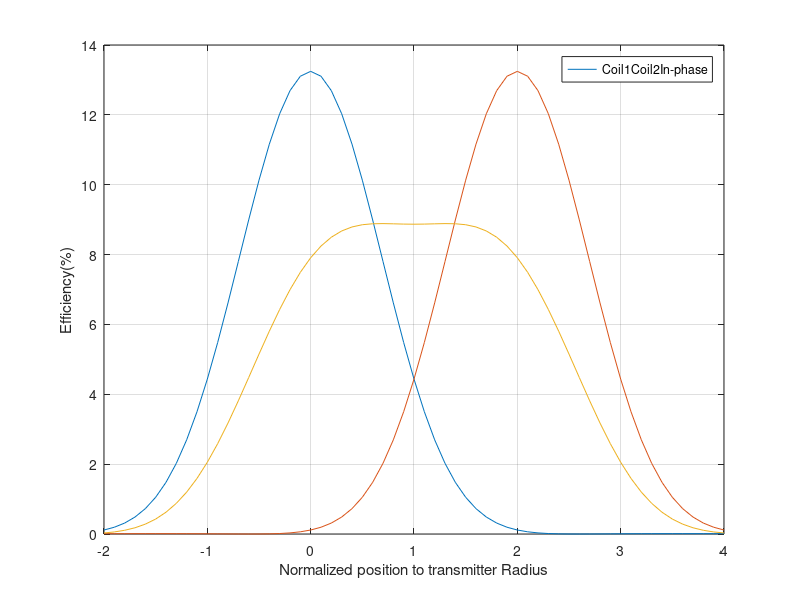
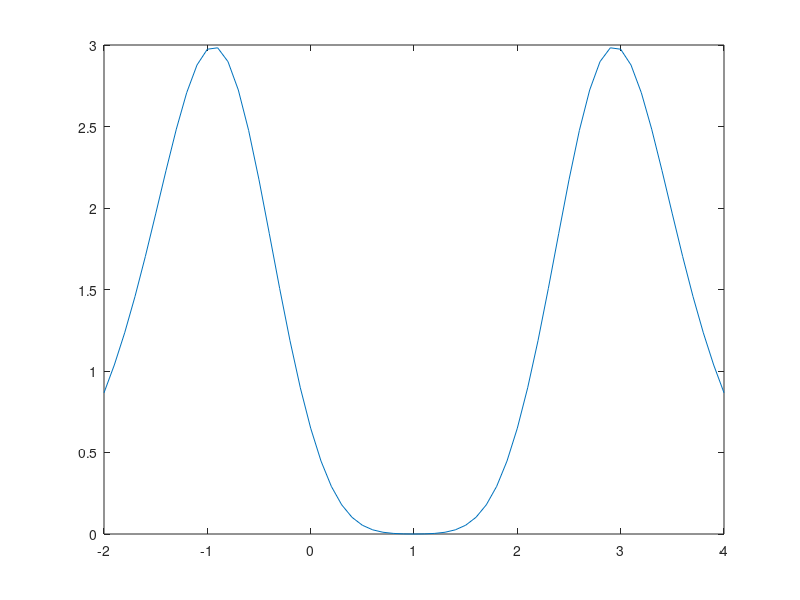
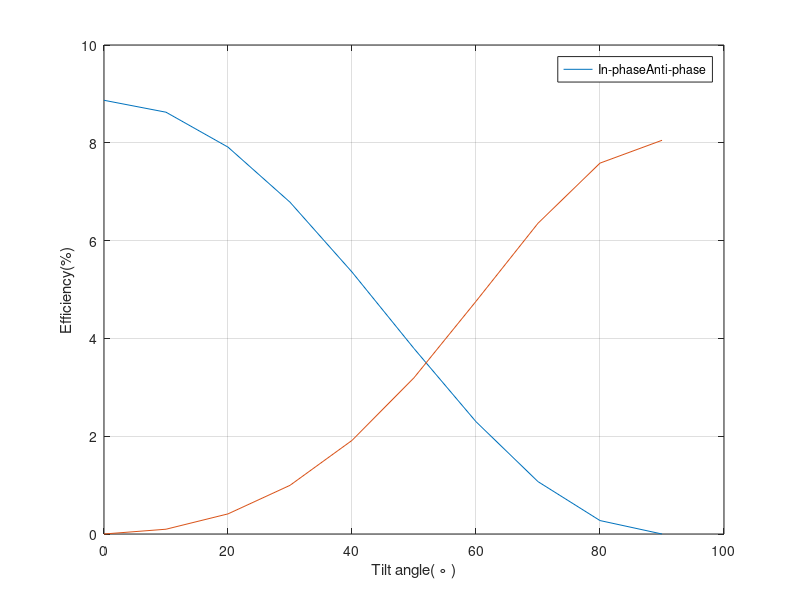

The MATLAB source for these figures, in order:
clear 

load mutual_k_paper L1 L2 D K R1 
X = D(D/R1 >= -2 & D/R1<=4)/R1;
K1 = K(1,D/R1 >= -2 & D/R1<=4)';
K2 = K(1,D/R1 >= -4 & D/R1<=2)';
% plot(X,K1);
% hold on 
% plot(X,K2);
Rs = 1;
RL = 100;
w = 841e3;
Vs = 1;
M1 = K1 * sqrt(L1*L2);
M2 = K2 * sqrt(L1*L2);
%% single
Z = zeros(length(M1) , 2 , 2);
Z(:,1,:) = [Rs*ones(size(M1)) ,  M1*w*1i];
Z(:,2,:) = [M1*w*1i , -L2*w*1i/RL*ones(size(M1))] ;
I1 = zeros(1,length(M1));
V3 = zeros(1,length(M1));
V = [ Vs ; 0];
for i=1:length(M1)
    I = squeeze(Z(i,:,:))^-1 * V;
    I1(i) = I(1);
    V3(i) = I(2);
end
Pr = abs(V3).^2/RL ; 
Pt = abs(I1) * Vs;
effi1 = Pr ./ Pt;

Z(:,1,:) = [Rs*ones(size(M2)) ,  M2*w*1i];
Z(:,2,:) = [M2*w*1i , -L2*w*1i/RL*ones(size(M2))] ;
I2 = zeros(1,length(M1));
V3 = zeros(1,length(M1));
V = [ Vs ; 0];
for i=1:length(M1)
    I = squeeze(Z(i,:,:))^-1 * V;
    I2(i) = I(1);
    V3(i) = I(2);
end
Pr = abs(V3).^2/RL ; 
Pt = abs(I2) * Vs;
effi2 = Pr ./ Pt;
%% inphase calculation
Z = zeros(length(M1) , 3 , 3);
Z(:,1,:) = [Rs*ones(size(M1)) , zeros(size(M1)) , M1*w*1i];
Z(:,2,:) = [zeros(size(M1)) , Rs*ones(size(M1)) ,  M2*w*1i] ;
Z(:,3,:) = [M1*w*1i ,  M2*w*1i , -L2*w*1i/RL*ones(size(M1))] ;
V = [ Vs ; Vs ; 0];
I1 = zeros(1,length(M1));
I2 = zeros(1,length(M1));
V3 = zeros(1,length(M1));
for i=1:length(M1)
    I = squeeze(Z(i,:,:))^-1 * V;
    I1(i) = I(1);
    I2(i) = I(2);
    V3(i) = I(3);
end
Pr = abs(V3).^2/RL ; 
Pt = (abs(I1) +abs(I2)) * Vs;
effi_inphase = Pr ./ Pt;

figure
plot(X,effi1 * 100);
hold on
plot(X,effi2 * 100);
plot(X,effi_inphase * 100);

xlabel('Normalized position to transmitter Radius')
ylabel('Efficiency(%)')
legend(["Coil1" "Coil2" "In-phase"])
grid on
%%

K1 = K(end,D/R1 >= -2 & D/R1<=4)';
K2 = K(end,D/R1 >= -4 & D/R1<=2)';
M1 = K1 * sqrt(L1*L2);
M2 = K2 * sqrt(L1*L2);
%% anti-phase
Z = zeros(length(M1) , 3 , 3);
Z(:,1,:) = [Rs*ones(size(M1)) , zeros(size(M1)) , M1*w*1i];
Z(:,2,:) = [zeros(size(M1)) , Rs*ones(size(M1)) ,  M2*w*1i] ;
Z(:,3,:) = [M1*w*1i ,  M2*w*1i , -L2*w*1i/RL*ones(size(M1))] ;
I1 = zeros(1,length(M1));
I2 = zeros(1,length(M1));
V3 = zeros(1,length(M1));
V = [ Vs ; Vs ; 0];
for i=1:length(M1)
    I = squeeze(Z(i,:,:))^-1 * V;
    I1(i) = I(1);
    I2(i) = I(2);
    V3(i) = I(3);
end
Pr = abs(V3).^2/RL ; 
Pt = (abs(I1) +abs(I2)) * Vs;
effi_anti = Pr ./ Pt;

figure
plot(X,effi_anti * 100);
%% angle
e = 1e-6;
K1 = K(:,abs(D / R1 - 1) <= e );
K2 = K(:,abs(D / R1  + 1) <= e );
Range_tilt = 0:10:90;
M1 = K1 * sqrt(L1*L2);
M2 = K2 * sqrt(L1*L2);
Z = zeros(length(M1) , 3 , 3);
Z(:,1,:) = [Rs*ones(size(M1)) , zeros(size(M1)) , M1*w*1i];
Z(:,2,:) = [zeros(size(M1)) , Rs*ones(size(M1)) ,  M2*w*1i] ;
Z(:,3,:) = [M1*w*1i ,  M2*w*1i , -L2*w*1i/RL*ones(size(M1))] ;
V = [ Vs ; Vs ; 0];
I1 = zeros(1,length(M1));
I2 = zeros(1,length(M1));
V3 = zeros(1,length(M1));
for i=1:length(M1)
    I = squeeze(Z(i,:,:))^-1 * V;
    I1(i) = I(1);
    I2(i) = I(2);
    V3(i) = I(3);
end
Pr = abs(V3).^2/RL ; 
Pt = (abs(I1) +abs(I2)) * Vs;
effi_inphase_anlge = Pr ./ Pt;

V = [ Vs ; -Vs ; 0];
I1 = zeros(1,length(M1));
I2 = zeros(1,length(M1));
V3 = zeros(1,length(M1));
for i=1:length(M1)
    I = squeeze(Z(i,:,:))^-1 * V;
    I1(i) = I(1);
    I2(i) = I(2);
    V3(i) = I(3);
end
Pr = abs(V3).^2/RL ; 
Pt = (abs(I1) +abs(I2)) * Vs;
effi_anti_anlge = Pr ./ Pt;
figure
plot(Range_tilt , effi_inphase_anlge * 100);
hold on 
plot(Range_tilt , effi_anti_anlge * 100);

xlabel('Tilt angle( \circ )')
ylabel('Efficiency(%)')
legend(["In-phase" "Anti-phase"])
grid on